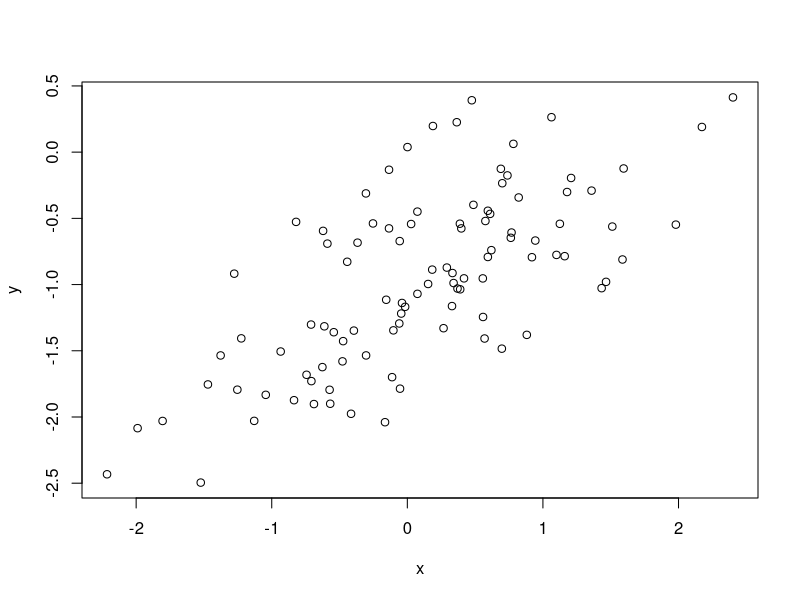
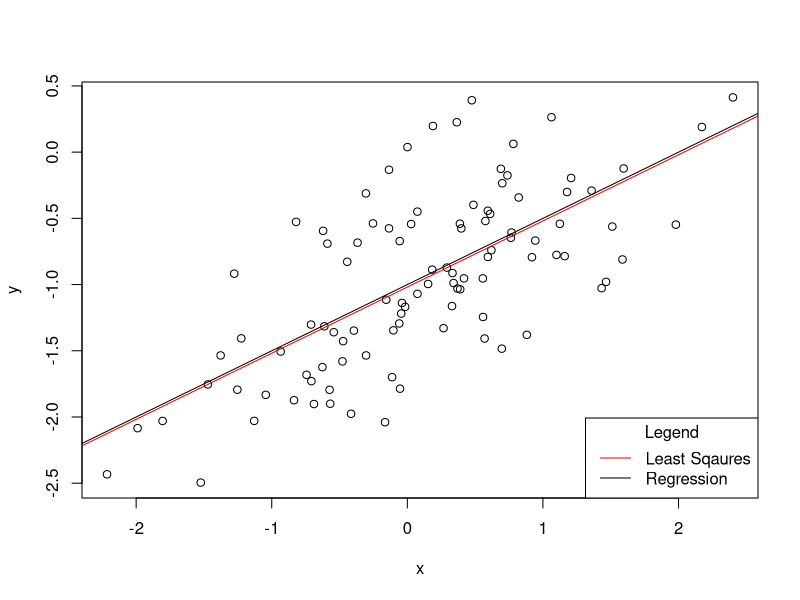
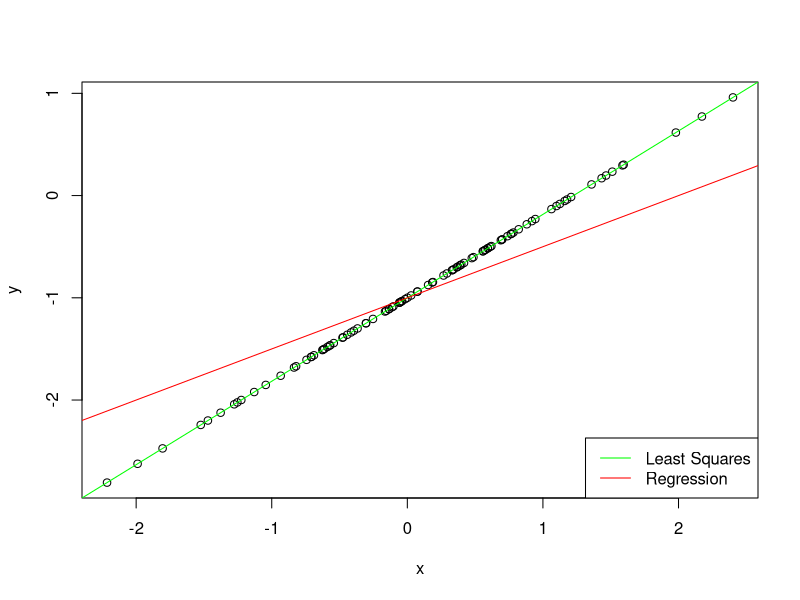
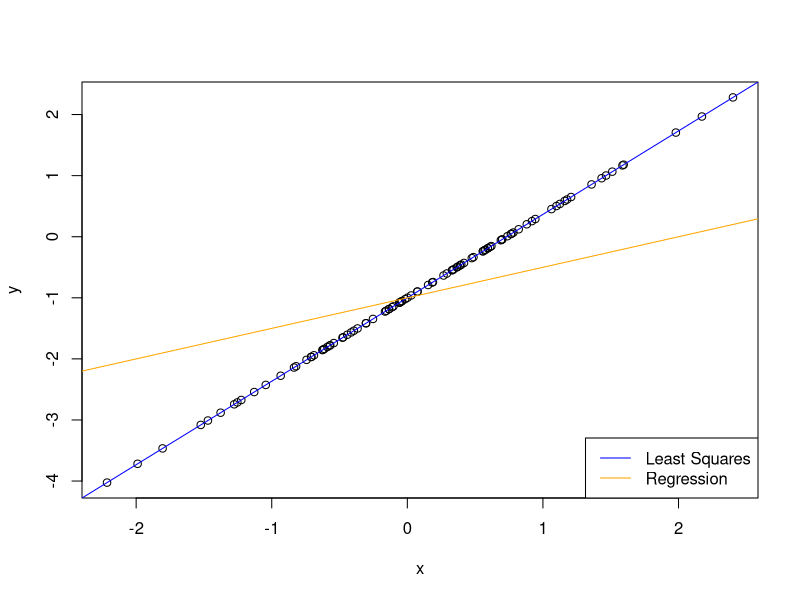

These figures' R source, in order:
#In this exercise you will create some simulated data and will fit simple linear regression models to it. Make sure to use set.seed(1) prior to starting part (a) to ensure consistent results.
set.seed(1)

#a) Using the rnorm() function, create a vector, x, containing 100 observations drawn from a N(0, 1) distribution. This represents a feature, X.
x <- rnorm(100)

#b) Using the rnorm() function, create a vector, eps, containing 100 observations drawn from a N(0, 0.25) distribution i.e. a normal distribution with mean zero and variance 0.25.
eps <- rnorm(100, mean = 0, sd = sqrt(0.25))

#c) Using x and eps, generate a vector y according to the model Y = −1+0.5X + . What is the length of the vector y? What are the values of β0 and β1 in this linear model?
y <- -1 + 0.5*x + eps
length(y)

#d) Create a scatterplot displaying the relationship between x and y. Comment on what you observe.
plot(x,y)

#e) Fit a least squares linear model to predict y using x. Comment on the model obtained. How do βˆ0 and βˆ1 compare to β0 and β1?
f <- lm(y~x)
summary(f)

#f) Display the least squares line on the scatterplot obtained in (d). Draw the population regression line on the plot, in a different color. Use the legend() command to create an appropriate legend.
plot(x,y)
abline(f, col="red")
abline(-1, 0.5, col="black")
legend("bottomright", c("Least Sqaures", "Regression"), col=c("red", "black"), lty = c(1,1), title = "Legend")

#g) Now fit a polynomial regression model that predicts y using x and x2. Is there evidence that the quadratic term improves the model fit? Explain your answer.
poly <- lm(y~x + I(x^2))
summary(poly)

#h) Repeat (a)–(f) after modifying the data generation process in such a way that there is less noise in the data. The model (3.39) should remain the same. You can do this by decreasing the variance of the normal distribution used to generate the error term in (b). Describe your results.
set.seed(1)
eps <- rnorm(100, mean = 0, sd = sqrt(0.1))
y <- -1 + 0.5 * x + eps
plot(x,y)
lessnoise <- lm(y~x)
summary(lessnoise)
abline(lessnoise, col = "green")
abline(-1, 0.5, col = "red")
legend("bottomright", c("Least Squares", "Regression"), col = c("green", "red"), lty = c(1,1))

#i) Repeat (a)–(f) after modifying the data generation process in such a way that there is more noise in the data. The model (3.39) should remain the same. You can do this by increasing the variance of the normal distribution used to generate the error term  in (b). Describe your results.
set.seed(1)
eps <- rnorm(100, mean = 0, sd = sqrt(0.75))
y <- -1 + 0.5 * x + eps
plot(x,y)
morenoise <- lm(y~x)
summary(morenoise)
abline(morenoise, col = "blue")
abline(-1, 0.5, col = "orange")
legend("bottomright", c("Least Squares", "Regression"), col = c("blue", "orange"), lty = c(1,1))

#j) What are the confidence intervals for β0 and β1 based on the original data set, the noisier data set, and the less noisy data set? Comment on your results.
confint(f)
confint(lessnoise)
confint(morenoise)
